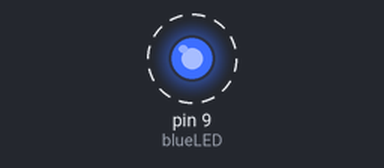
A sketch run on a simulated Arduino Uno, built with avr-gcc and run on an emulated ATmega328P. Shown: output pins drawn as LEDs (lit = HIGH). Dashed ring = blinking.

Above: at 0.2 s.
Timing chart, 0 to 3.0 s (numbered marks = the images above):
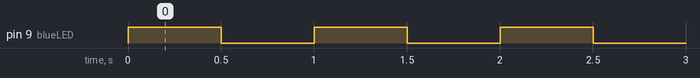

Measured:
- by itself, pin 9 (blueLED): alternates HIGH for 0.50 s and LOW for 0.50 s

The sketch:

lesson_one.ino
```cpp
int blueLED = 9;
int onTime = 500;
int offTime = 500;
void setup() {
  // put your setup code here, to run once:
  pinMode(blueLED, OUTPUT);
}

void loop() {
  // put your main code here, to run repeatedly:
  digitalWrite(blueLED, HIGH);
  delay(onTime);
  digitalWrite(blueLED, LOW);
  delay(offTime);
}
```
